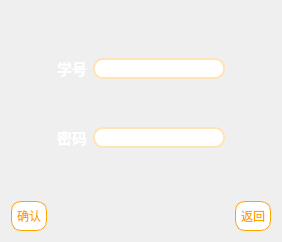
     <widget class="QWidget" name="SignInPage">
      <layout class="QVBoxLayout" name="verticalLayout">
       <item>
        <layout class="QGridLayout" name="gridLayout_5">
         <item row="1" column="3" rowspan="6">
          <spacer name="horizontalSpacer_11">
           <property name="orientation">
            <enum>Qt::Horizontal</enum>
           </property>
           <property name="sizeHint" stdset="0">
            <size>
             <width>40</width>
             <height>20</height>
            </size>
           </property>
          </spacer>
         </item>
         <item row="7" column="0" colspan="4">
          <layout class="QHBoxLayout" name="horizontalLayout_5">
           <item>
            <widget class="QPushButton" name="Comfirm">
             <property name="styleSheet">
              <string notr="true">QPushButton{
	font: 12pt &quot;幼圆&quot;;
    color: 	#FFA500;
    background-color: #FFFFFF;
    border-color: 	#FFA500;
    border-radius: 10px;
    border-style: solid;
    border-width: 1px;
    padding: 5px;
}

/**鼠标停留在按钮上的样式**/
QPushButton::hover{	
    color: #FFFFFF;
    background-color: #FFA500;
    border-color: #FFA500;
}

/**鼠标按压下去的样式**/
QPushButton::pressed,QPushButton::checked{
    color: #FFFFFF;
    background-color: #FF8C00;
	border-color: #FF8C00;
}</string>
             </property>
             <property name="text">
              <string>确认</string>
             </property>
             <property name="default">
              <bool>false</bool>
             </property>
            </widget>
           </item>
           <item>
            <spacer name="horizontalSpacer_10">
             <property name="orientation">
              <enum>Qt::Horizontal</enum>
             </property>
             <property name="sizeHint" stdset="0">
              <size>
               <width>40</width>
               <height>20</height>
              </size>
             </property>
            </spacer>
           </item>
           <item>
            <widget class="QPushButton" name="ReturnToPage1">
             <property name="styleSheet">
              <string notr="true">QPushButton{
	font: 12pt &quot;幼圆&quot;;
    color: 	#FFA500;
    background-color: #FFFFFF;
    border-color: 	#FFA500;
    border-radius: 10px;
    border-style: solid;
    border-width: 1px;
    padding: 5px;
}

/**鼠标停留在按钮上的样式**/
QPushButton::hover{	
    color: #FFFFFF;
    background-color: #FFA500;
    border-color: #FFA500;
}

/**鼠标按压下去的样式**/
QPushButton::pressed,QPushButton::checked{
    color: #FFFFFF;
    background-color: #FF8C00;
	border-color: #FF8C00;
}</string>
             </property>
             <property name="text">
              <string>返回</string>
             </property>
            </widget>
           </item>
          </layout>
         </item>
         <item row="5" column="1" colspan="2">
          <spacer name="verticalSpacer_6">
           <property name="orientation">
            <enum>Qt::Vertical</enum>
           </property>
           <property name="sizeHint" stdset="0">
            <size>
             <width>20</width>
             <height>40</height>
            </size>
           </property>
          </spacer>
         </item>
         <item row="1" column="0" rowspan="6">
          <spacer name="horizontalSpacer_12">
           <property name="orientation">
            <enum>Qt::Horizontal</enum>
           </property>
           <property name="sizeHint" stdset="0">
            <size>
             <width>40</width>
             <height>20</height>
            </size>
           </property>
          </spacer>
         </item>
         <item row="4" column="1">
          <widget class="QLabel" name="PasswordLabel1">
           <property name="font">
            <font>
             <pointsize>11</pointsize>
             <bold>true</bold>
            </font>
           </property>
           <property name="styleSheet">
            <string notr="true">color: rgb(255, 255, 255);</string>
           </property>
           <property name="text">
            <string>密码</string>
           </property>
           <property name="alignment">
            <set>Qt::AlignCenter</set>
           </property>
          </widget>
         </item>
         <item row="3" column="1" colspan="2">
          <spacer name="verticalSpacer_5">
           <property name="orientation">
            <enum>Qt::Vertical</enum>
           </property>
           <property name="sizeHint" stdset="0">
            <size>
             <width>20</width>
             <height>40</height>
            </size>
           </property>
          </spacer>
         </item>
         <item row="2" column="2">
          <widget class="QLineEdit" name="NicknameEdit">
           <property name="styleSheet">
            <string notr="true">QLineEdit {
	border: 2px solid #FFE4B5; /* 边框宽度为1px，颜色为#A0A0A0 */
	border-radius: 10px; /* 边框圆角 */
	padding-left: 5px; /* 文本距离左边界有5px */
	background-color: 	#FFFFFF	; /* 背景颜色 */
	color: 	#000000; /* 文本颜色 */
	selection-background-color: #000000; /* 选中文本的背景颜色 */
	selection-color: #FFFFFF; /* 选中文本的颜色 */
	font-family: &quot;Microsoft YaHei&quot;; /* 文本字体族 */
	font-size: 10pt; /* 文本字体大小 */
}

QLineEdit:hover { /* 鼠标悬浮在QLineEdit时的状态 */
	border: 2px solid #FFA500;
	border-radius: 10px;
	background-color: #FFFFFF;
	color: 	#000000;
	selection-background-color: #000000;
	selection-color: #FFFFFF;
}

QLineEdit:read-only { /* QLineEdit在只读时的状态 */
	border: 2px solid 	#D2B48C;
	background-color: 	#D2B48C;
	color: 	#000000;
}</string>
           </property>
          </widget>
         </item>
         <item row="1" column="1" colspan="2">
          <spacer name="verticalSpacer_4">
           <property name="orientation">
            <enum>Qt::Vertical</enum>
           </property>
           <property name="sizeHint" stdset="0">
            <size>
             <width>20</width>
             <height>40</height>
            </size>
           </property>
          </spacer>
         </item>
         <item row="2" column="1">
          <widget class="QLabel" name="Nickname">
           <property name="font">
            <font>
             <pointsize>11</pointsize>
             <bold>true</bold>
            </font>
           </property>
           <property name="styleSheet">
            <string notr="true">color: rgb(255, 255, 255);</string>
           </property>
           <property name="text">
            <string>学号</string>
           </property>
           <property name="alignment">
            <set>Qt::AlignCenter</set>
           </property>
          </widget>
         </item>
         <item row="4" column="2">
          <widget class="QLineEdit" name="PasswordEdit">
           <property name="styleSheet">
            <string notr="true">QLineEdit {
	border: 2px solid #FFE4B5; /* 边框宽度为1px，颜色为#A0A0A0 */
	border-radius: 10px; /* 边框圆角 */
	padding-left: 5px; /* 文本距离左边界有5px */
	background-color: 	#FFFFFF	; /* 背景颜色 */
	color: 	#000000; /* 文本颜色 */
	selection-background-color: #000000; /* 选中文本的背景颜色 */
	selection-color: #FFFFFF; /* 选中文本的颜色 */
	font-family: &quot;Microsoft YaHei&quot;; /* 文本字体族 */
	font-size: 10pt; /* 文本字体大小 */
}

QLineEdit:hover { /* 鼠标悬浮在QLineEdit时的状态 */
	border: 2px solid #FFA500;
	border-radius: 10px;
	background-color: #FFFFFF;
	color: 	#000000;
	selection-background-color: #000000;
	selection-color: #FFFFFF;
}

QLineEdit:read-only { /* QLineEdit在只读时的状态 */
	border: 2px solid 	#D2B48C;
	background-color: 	#D2B48C;
	color: 	#000000;
}</string>
           </property>
           <property name="echoMode">
            <enum>QLineEdit::Password</enum>
           </property>
          </widget>
         </item>
        </layout>
       </item>
      </layout>
     </widget>
